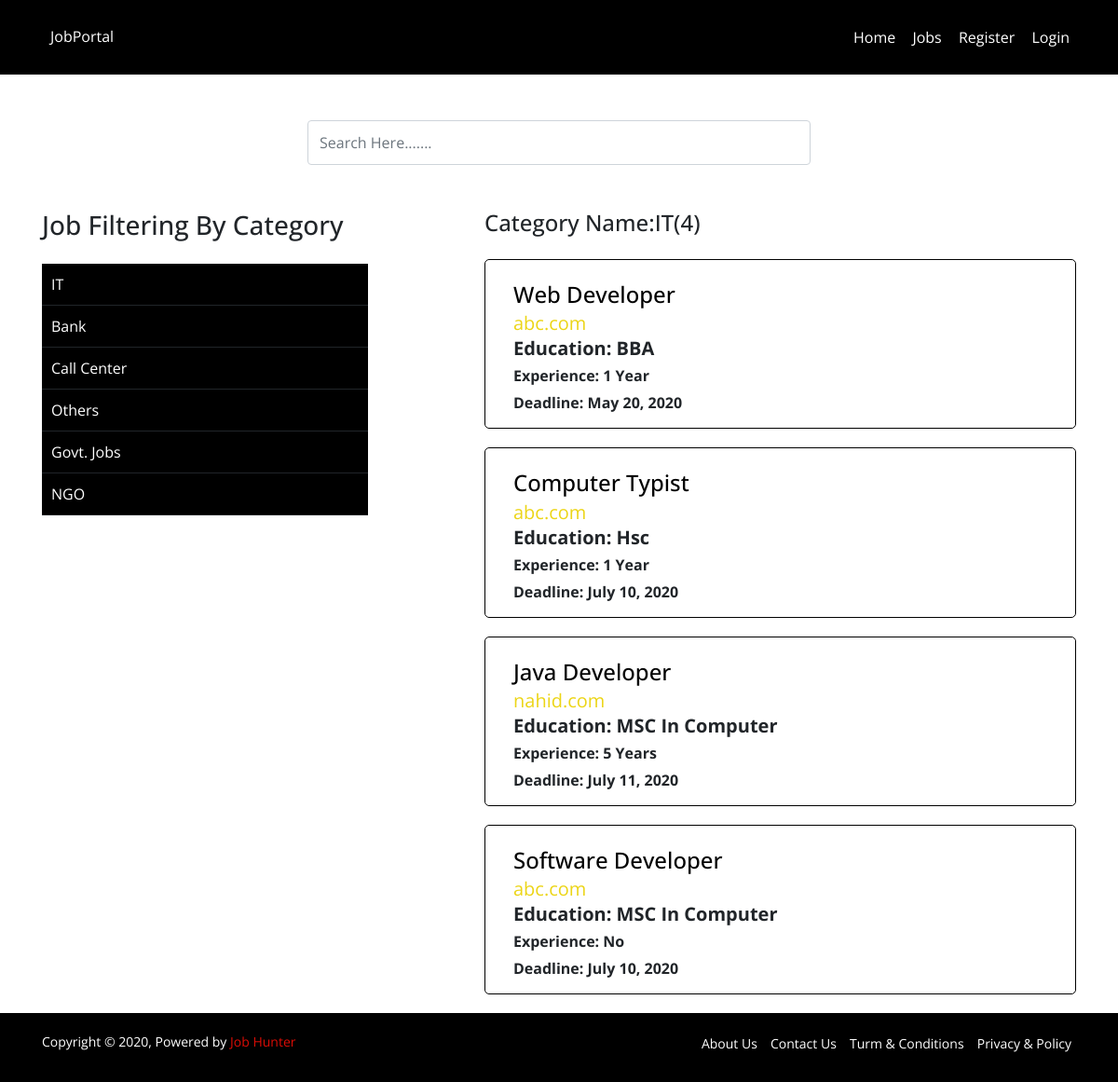
The app's page /category/IT with its own data.
### jobapp/models.py (models this page shows, shortened)
class Category(models.Model):
    name = models.CharField(max_length=120)
    def __str__(self):
        return self.name

class Job_Post(models.Model):
    title = models.CharField(max_length=150)
    category = models.ForeignKey(Category, on_delete=models.CASCADE)
    recruiter = models.ForeignKey(Recruiter_Register, on_delete=models.CASCADE)
    salary = models.CharField(max_length=120)
    gender_choise = (
    ('M','Male'),
    ('F','Female'),
    ('B','Male & Female')
    )
    prefered_gender = models.CharField(max_length=1,default=3, choices=gender_choise)
    vacancy = models.CharField(max_length=10)
    education = models.CharField(max_length=120)
    place_choise = (
        ('AW','Any Where'),
        ('DH','Dhaka'),
        ('RH','Rajshahi'),
        ('BR','Borishal'),
        ('KH','Khulna'),
        ('SY','Shylet'),
        ('KM','Kumilla'),
        ('RR','Rongpur'),
    )
    prefered_Division = models.CharField(max_length=2, default=1, choices=place_choise)
    job_description = models.TextField()
    experience_choise = (
        ('NO','No'),
        ('ON','1 year'),
        ('TW','2 years'),
        ('TH','3 years'),
        ('FV','5 years'),
        ('TN','10 years'),
        ('AT','Above 10 years'),
    )
    experience = models.CharField(max_length=2, default=1, choices=experience_choise)
    age_choise = (
        ('UT','Under 20'),
        ('TT','21-30'),
        ('TF','31-40'),
        ('FF','41-50'),
        ('AF','Above 50'),
    )
    prefered_age = models.CharField(max_length=2, default=2, choices=age_choise)
    job_deadline = models.DateField()
    posted_date = models.DateField(auto_now_add=True)
    posted_time = models.DateTimeField(auto_now_add=True)
    updated = models.DateTimeField(auto_now=True)
    class Meta:
        verbose_name='Job Post'
        verbose_name_plural='Job Posts'

class Recruiter_Register(models.Model):
    company_name = models.CharField(max_length=120)
    email = models.CharField(max_length=120)
    company_url = models.CharField(max_length=120)
    username = models.CharField(max_length=120)
    password = models.CharField(max_length=20)
    company_location = models.TextField()
    company_description = models.TextField()
    picture = models.ImageField()
    class Meta:
        verbose_name='Recruirer Register'
        verbose_name_plural='Recruirer Registers'

### jobapp/views.py (the view)
# urls.py: path('category/<name>', views.category_wise, name='category_wise'),
def category_wise(request, name):
    cate = get_object_or_404(Category, name=name)
    cat_wise_job = Job_Post.objects.filter(category=cate.id)
    context = {
        'cate':cate,
        'cat_wise_job':cat_wise_job,
        'total_this_cat_job':cat_wise_job.count(),
    }
    return render(request, 'category_wise.html', context)

### jobapp/templatetags/extra_tags.py (called while the page is built)
@register.simple_tag
def get_category():
    cat = Category.objects.all()
    return cat

### templates/category_wise.html (shortened to what this page needs)
{% extends 'base.html' %}
{% block content %}
<section>
    <div class="container">
        <div class="row">
            <div class="col-6 offset-3">
            </div>
        </div>
    </div>
</section>
<section>
    <div class="container">
        <div class="row">
            <div class="col-6 offset-3">
                <div class="job_search pt-5 pb-5">
                    <form action="{% url 'jobapp:job_search_page' %}" method="GET">
                        <input type="text" name="q" placeholder="Search Here......." class="form-control" value="{{ request.GET.q }}">
                    </form>
                </div>
            </div>
        </div>
    </div>
</section>
<section>
    <div class="container">
        <div class="row">
            <div class="col-5">
                <div class="sidebar_area">
                    {% include 'main_sidebar.html' %}
                </div>
            </div>
            <div class="col-7">
                {% if total_this_cat_job > 0 %}
                    <div class="category_wise_title pb-4">
                        <h4>Category Name:{{cate}}({{total_this_cat_job}})</h4>
                    </div>
                    {% for j in cat_wise_job %}
                    <div class="single_job">
                        <h2><a href="{% url 'jobapp:job_detail' id=j.id %}">{{ j.title }}</a></h2>
                        <a href="">{{ j.recruiter.company_name }}</a>
                        <h4><strong>education: {{ j.education }}</strong></h4>
                        <p><strong>experience: {{ j.get_experience_display }}</strong></p>
                        <p><strong>deadline: {{ j.job_deadline }}</strong></p>
                    </div>
                    {% endfor %}
                {% else %}
                    <p class="pb-5" style="color: red;">No Job Found in this Category</p>
                {% endif %}
            </div>
        </div>
    </div>
</section>
{% endblock content %}

### templates/main_sidebar.html
{% load extra_tags %}
<div class="filterng_category">
    <ul>
        <h3>Job Filtering By Category</h3></br>
        {% get_category as category %}
        {% for c in category %}
        <li><a href="{% url 'jobapp:category_wise' name=c.name %}">{{ c.name }}</a></li>
        {% endfor %}
    </ul>
</div>

### static/css/main.css (style rules this page uses)
html { color: #222; font-size: 1em; line-height: 1.4; }

### static/css/default.css (style rules this page uses)
* { margin: 0; padding: 0; }
body { font-family: 'Open Sans', sans-serif; }
ul { padding: 0; margin: 0; }
li { list-style: none; }
a { text-decoration: none !important; }
p { padding: 0; margin: 0; font-weight: 400; }
h1,h2,h3,h4,h5,h6 { margin: 0; padding: 0; }

### static/style.css (style rules this page uses)
.single_job { border: 1px solid #000; border-radius: 5px; padding: 15px 30px; margin-bottom: 20px; }
.single_job h2 a { font-size: 24px; color: #000; text-transform: capitalize; }
.single_job a { font-size: 20px; color: #ecd516; }
.single_job h4 { font-size: 20px; text-transform: capitalize; }
.single_job p { text-transform: capitalize; padding-top: 5px; }
.job_search input { height: 48px; }
.filterng_category ul li { position: relative; background-color: #000; border-bottom: 1px solid; }
.filterng_category > ul > li > a { color: #fff; padding: 10px; display: block; }
.sidebar_area { position: relative; }
.filterng_category { position: absolutes; width: 350px; }

### records on screen
Category: name "IT"
Category: name "Bank"
Category: name "Call Center"
Category: name "Others"
Category: name "Govt. Jobs"
Category: name "NGO"
Job_Post: title "Web Developer", recruiter.company_name "abc.com", education "BBA", experience "1 Year", job_deadline "May 20, 2020"
Job_Post: title "Computer Typist", recruiter.company_name "abc.com", education "Hsc", experience "1 Year", job_deadline "July 10, 2020"
Job_Post: title "Java Developer", recruiter.company_name "nahid.com", education "MSC In Computer", experience "5 Years", job_deadline "July 11, 2020"
Job_Post: title "Software Developer", recruiter.company_name "abc.com", education "MSC In Computer", experience "No", job_deadline "July 10, 2020"

### other values on screen
{{ total_this_cat_job }} "4"
